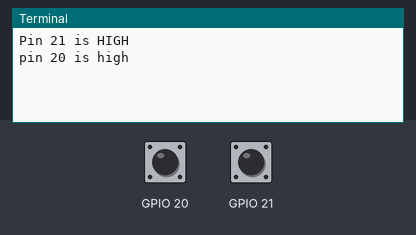
A program run on a simulated Raspberry Pi (BCM pin numbers). Parts: the last lines printed to the terminal. Inputs (shaded band) come from the test bench; at power-on: GPIO 20 HIGH, GPIO 21 HIGH.

Above: at 1.2 s.
1.3 s: GPIO 20 pulled LOW for 2.35 s
At 3.5 s:
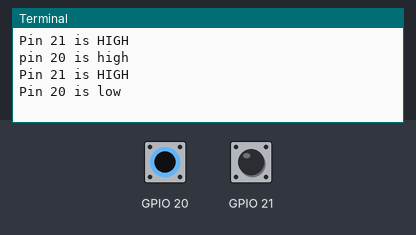
5.1 s: GPIO 21 pulled LOW for 2.35 s
At 6.8 s:
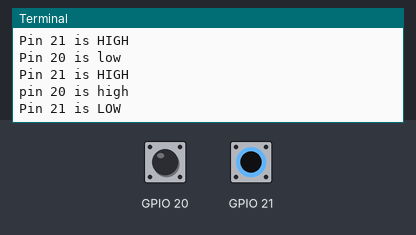

The program:

switch_multiple.py
```python
import RPi.GPIO as GPIO
import time
GPIO.setmode(GPIO.BCM)
GPIO.setup(21, GPIO.IN, pull_up_down=GPIO.PUD_UP)
GPIO.setup(20, GPIO.IN, pull_up_down=GPIO.PUD_UP)


while True:
    if GPIO.input(21) == True:
        print("Pin 21 is HIGH")
        time.sleep(1)
    else:
        print("Pin 21 is LOW")
        time.sleep(1)

    if GPIO.input(20) == True:
        print("pin 20 is high")
        time.sleep(1)
    else:
        print("Pin 20 is low")
        time.sleep(1)
```

Measured:
- after the input at 1.3 s, the terminal: prints a new line after 1.7 s (image 1)
- after the input at 5.1 s, the terminal: prints a new line after 0.90 s (image 2)
